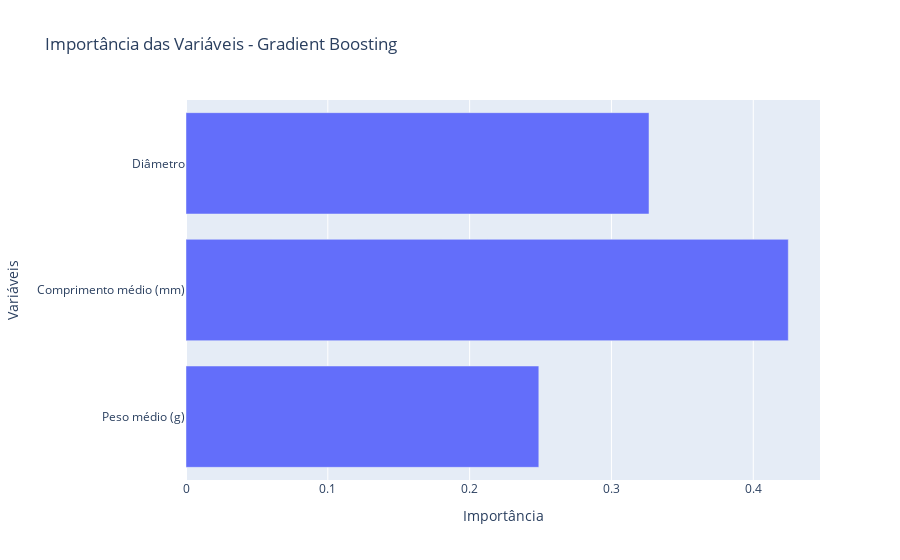

Source (notebook cell):
### Markdown cell above
#### Scatter plot: 
O gráfico de dispersão mostra como as previsões do modelo (y_pred_gb) se comparam aos valores reais (y_test).

#### Linha vermelha: 
A linha reta (r--) indica a linha de 1:1, ou seja, onde os valores reais seriam iguais aos previstos. Quanto mais próximos os pontos estiverem dessa linha, melhor o desempenho do modelo.

### Code cell
importances = gb_model.feature_importances_

fig = go.Figure(go.Bar(
    x=importances,
    y=X.columns,
    orientation='h'
))

fig.update_layout(
    title='Importância das Variáveis - Gradient Boosting',
    xaxis_title='Importância',
    yaxis_title='Variáveis'
)

fig.show()

### Figure 1 — Plotly figure (JSON) as saved in the notebook; plotly's stock layout.template omitted (floating-point values rounded to 4 significant figures)
{"data": [{"orientation": "h", "type": "bar", "x": [0.2488, 0.4247, 0.3265], "y": ["Peso médio (g)", "Comprimento médio (mm)", "Diâmetro"]}], "layout": {"title": {"text": "Importância das Variáveis - Gradient Boosting"}, "xaxis": {"title": {"text": "Importância"}}, "yaxis": {"title": {"text": "Variáveis"}}}}
